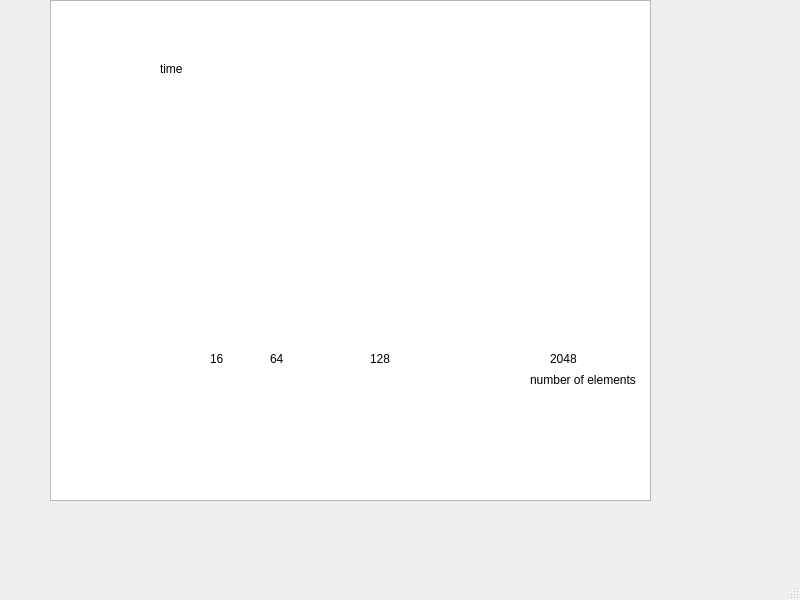
<?xml version="1.0" encoding="UTF-8"?>
<ui version="4.0">
 <class>MainWindow</class>
 <widget class="QMainWindow" name="MainWindow">
  <property name="geometry">
   <rect>
    <x>0</x>
    <y>0</y>
    <width>800</width>
    <height>600</height>
   </rect>
  </property>
  <property name="windowTitle">
   <string>MainWindow</string>
  </property>
  <widget class="QWidget" name="centralwidget">
   <widget class="QGraphicsView" name="graphicsView">
    <property name="geometry">
     <rect>
      <x>50</x>
      <y>0</y>
      <width>601</width>
      <height>501</height>
     </rect>
    </property>
   </widget>
   <widget class="QLabel" name="label">
    <property name="geometry">
     <rect>
      <x>160</x>
      <y>60</y>
      <width>54</width>
      <height>17</height>
     </rect>
    </property>
    <property name="text">
     <string>time</string>
    </property>
   </widget>
   <widget class="QLabel" name="label_2">
    <property name="geometry">
     <rect>
      <x>530</x>
      <y>370</y>
      <width>141</width>
      <height>20</height>
     </rect>
    </property>
    <property name="text">
     <string>number of elements</string>
    </property>
   </widget>
   <widget class="QLabel" name="label_3">
    <property name="geometry">
     <rect>
      <x>210</x>
      <y>350</y>
      <width>31</width>
      <height>17</height>
     </rect>
    </property>
    <property name="text">
     <string>16</string>
    </property>
   </widget>
   <widget class="QLabel" name="label_4">
    <property name="geometry">
     <rect>
      <x>270</x>
      <y>350</y>
      <width>31</width>
      <height>17</height>
     </rect>
    </property>
    <property name="text">
     <string>64</string>
    </property>
   </widget>
   <widget class="QLabel" name="label_5">
    <property name="geometry">
     <rect>
      <x>370</x>
      <y>350</y>
      <width>31</width>
      <height>17</height>
     </rect>
    </property>
    <property name="text">
     <string>128</string>
    </property>
   </widget>
   <widget class="QLabel" name="label_6">
    <property name="geometry">
     <rect>
      <x>550</x>
      <y>350</y>
      <width>31</width>
      <height>17</height>
     </rect>
    </property>
    <property name="text">
     <string>2048</string>
    </property>
   </widget>
  </widget>
  <widget class="QMenuBar" name="menubar">
   <property name="geometry">
    <rect>
     <x>0</x>
     <y>0</y>
     <width>800</width>
     <height>22</height>
    </rect>
   </property>
  </widget>
  <widget class="QStatusBar" name="statusbar"/>
 </widget>
 <resources/>
 <connections/>
</ui>
